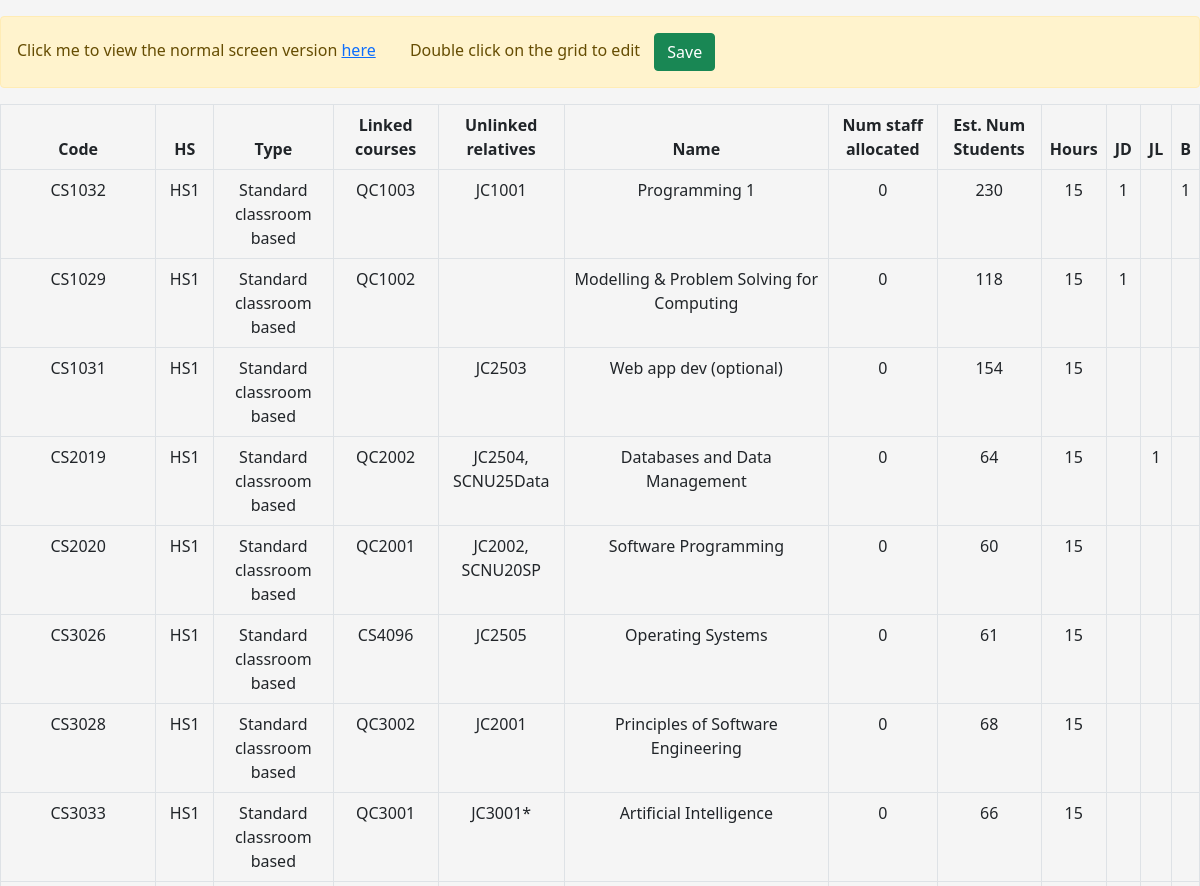
/staffvModules/full/ (upper part), run on an earlier commit of the app's database.
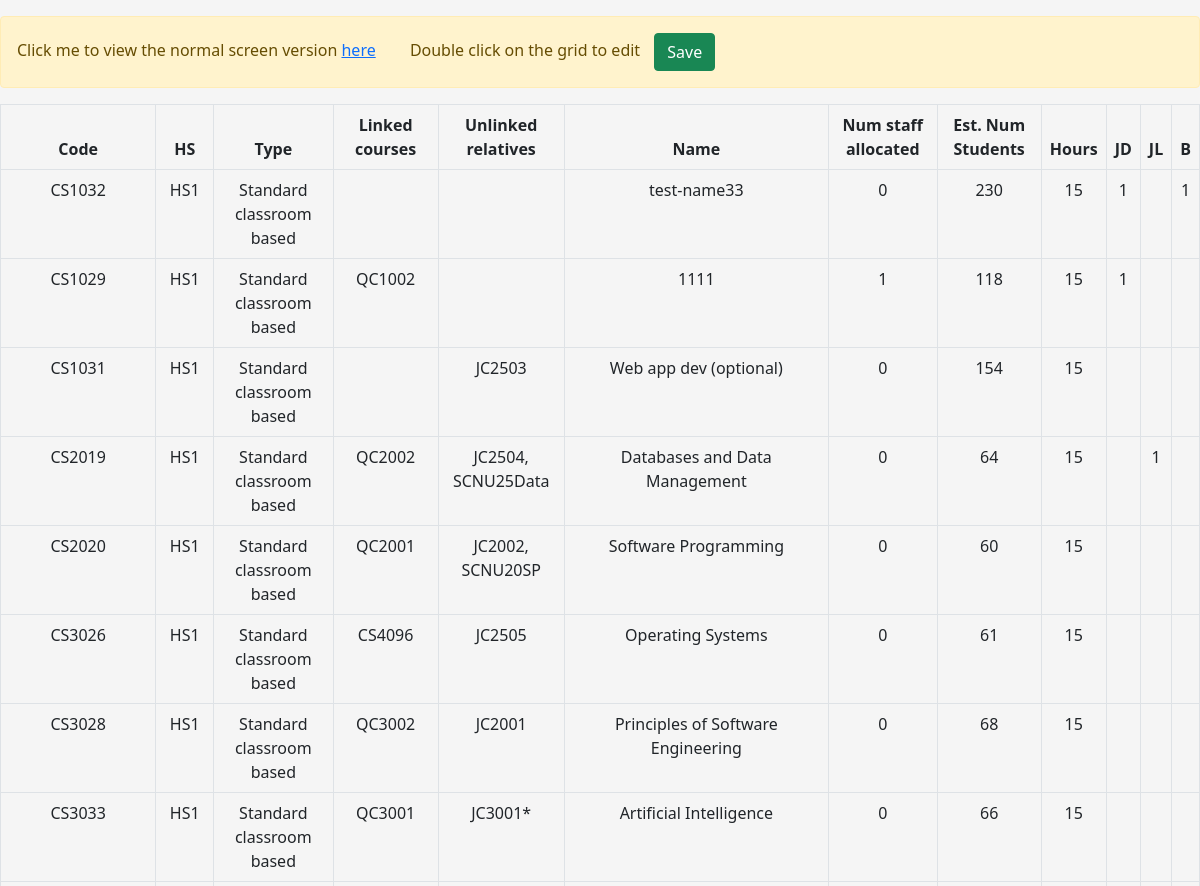
And on a later commit of the database.
### staffvModules/models.py (models this page shows, shortened)
class Course(models.Model):
    id = models.AutoField(primary_key=True)
    code = models.CharField(max_length=100)
    linked_courses = models.CharField(max_length=100)
    unlinked_relatives = models.CharField(max_length=100)
    name = models.CharField(max_length=100)
    type = models.CharField(max_length=100, null=True, blank=True)
    hs = models.CharField(max_length=100, null=True, blank=True)
    num_staff_allocated = models.IntegerField()
    est_num_students = models.IntegerField()
    hours = models.IntegerField()
    create_time = models.DateTimeField(auto_now_add=True)
    is_delete = models.BooleanField(default=False)
    class Meta:
        db_table = 'balancer_course'

### staffvModules/views.py (the view, shortened to what this page needs)
# urls.py: path('full/', views.full_list, name='staffvModules_full_course_list'),
def full_list(request, category=None):
    if category == 'project':
        with connection.cursor() as cursor:
            cursor.execute("""
                SELECT initials FROM balancer_staff WHERE id IN (
                    SELECT a.staff_id FROM balancer_teach_project AS a
                    LEFT JOIN balancer_project AS b ON b.code = a.project_name
                    WHERE b.is_delete = 0
                )
            """)
            rows = cursor.fetchall()
            staff_list = [item[0] for item in rows]  # Assuming 'initials' is the first column in your result set
        items = Project.objects.filter(is_delete=0)
        for item in items:
            code = item.code
            with connection.cursor() as cursor:
                cursor.execute("""
                    SELECT f.share FROM (
                        SELECT id AS staff_id FROM balancer_staff WHERE id IN (
                            SELECT a.staff_id FROM balancer_teach_project AS a
                            LEFT JOIN balancer_project AS b ON b.code = a.project_name
                            WHERE b.is_delete = 0
                        )
                    ) as c
                    LEFT JOIN (
                        SELECT d.staff_id, d.share FROM balancer_teach_project AS d
                        LEFT JOIN balancer_project AS e ON e.code = d.project_name
                        WHERE e.is_delete = 0 AND e.code = %s
                        GROUP BY d.staff_id
                    ) as f
                    ON c.staff_id = f.staff_id
                """, [code])
                result = cursor.fetchall()
                item.share = result
        template_name = 'full/full_project_list.html'
        context = {'list': items, 'staff_list': staff_list}
        return render(request, template_name, context)
    else:
        with connection.cursor() as cursor:
            cursor.execute("""
                SELECT initials FROM balancer_staff WHERE id IN (
                    SELECT a.staff_id FROM balancer_teach_course AS a
                    LEFT JOIN balancer_course AS b ON b.code = a.course_name
                    WHERE b.is_delete = 0
                )
            """)
            rows = cursor.fetchall()
            staff_list = [item[0] for item in rows]  # Assuming 'initials' is the first column in your result set
        items = Course.objects.filter(is_delete=0)
        for item in items:
            code = item.code
            with connection.cursor() as cursor:
                cursor.execute("""
                    SELECT f.share FROM (
                        SELECT id AS staff_id FROM balancer_staff WHERE id IN (
                            SELECT a.staff_id FROM balancer_teach_course AS a
                            LEFT JOIN balancer_course AS b ON b.code = a.course_name
                            WHERE b.is_delete = 0
                        )
                    ) as c
                    LEFT JOIN (
                        SELECT d.staff_id, d.share FROM balancer_teach_course AS d
                        LEFT JOIN balancer_course AS e ON e.code = d.course_name
                        WHERE e.is_delete = 0 AND e.code = %s
                        GROUP BY d.staff_id
                    ) as f
                    ON c.staff_id = f.staff_id
                """, [code])
                result = cursor.fetchall()
                item.share = result
        template_name = 'full/full_course_list.html'
        context = {'list': items, 'staff_list': staff_list}
        return render(request, template_name, context)
    context = {'list': items}
    return render(request, template_name, context)

### staffvModules/templates/full/full_course_list.html (shortened to what this page needs)
{% include 'common/header.html' %}
<div class="main-content">
    <div class="container my-3">
        <div class="alert alert-warning mt-3" role="alert">
            Click me to view the normal screen version <a href="/staffvModules/">here</a>
            <span  style="margin-left: 30px;">Double click on the grid to edit</span>
            <button class="btn btn-success" style="margin-left: 10px;" onclick="saveRows()">Save</button>
        </div>
        <div class="tab-content" id="myTabsContent">
            <div class="tab-pane fade show active" id="courses" role="tabpanel" aria-labelledby="coursesTab">
                <div class="table-responsive">
                    <table class="table table-bordered table-hover">
                        <thead>
                            <tr>
                                <th>Code</th>
                                <th>HS</th>
                                <th>Type</th>
                                <th>Linked courses</th>
                                <th>Unlinked relatives</th>
                                <th>Name</th>
                                <th>Num staff allocated</th>
                                <th>Est. Num Students</th>
                                <th>Hours</th>
                                {% for staff in staff_list %}
                                <th>{{ staff }}</th>
                                {% endfor %}
                            </tr>
                        </thead>
                        <tbody>
                            {% for course in list %}
                            <tr>
                                <td ondblclick="editCell(this)">{{ course.code }}</td>
                                <td ondblclick="editCell(this)">{{ course.hs }}</td>
                                <td ondblclick="editCell(this)">{{ course.type }}</td>
                                <td ondblclick="editCell(this)">{{ course.linked_courses }}</td>
                                <td ondblclick="editCell(this)">{{ course.unlinked_relatives }}</td>
                                <td ondblclick="editCell(this)">{{ course.name }}</td>
                                <td ondblclick="editCell(this)">{{ course.num_staff_allocated }}</td>
                                <td ondblclick="editCell(this)">{{ course.est_num_students }}</td>
                                <td ondblclick="editCell(this)">{{ course.hours }}</td>
                                {% for share in course.share %}
                                    <td>
                                    {% if share.0 %}
                                        {{ share.0 }}
                                    {% endif %}
                                    </td>
                                {% endfor %}
                            </tr>
                            {% endfor %}
                        </tbody>
                    </table>
                </div>
            </div>
        </div>
    </div>
</div>

What changed in the data, as far as the page shows it:
changed Course "CS1032": name "Programming 1" → "test-name33"; linked_courses "QC1003" → (not shown); unlinked_relatives "JC1001" → (not shown)
changed Course "CS1029": name "Modelling & Problem Solving for Computing" → "1111"; num_staff_allocated "0" → "1"
